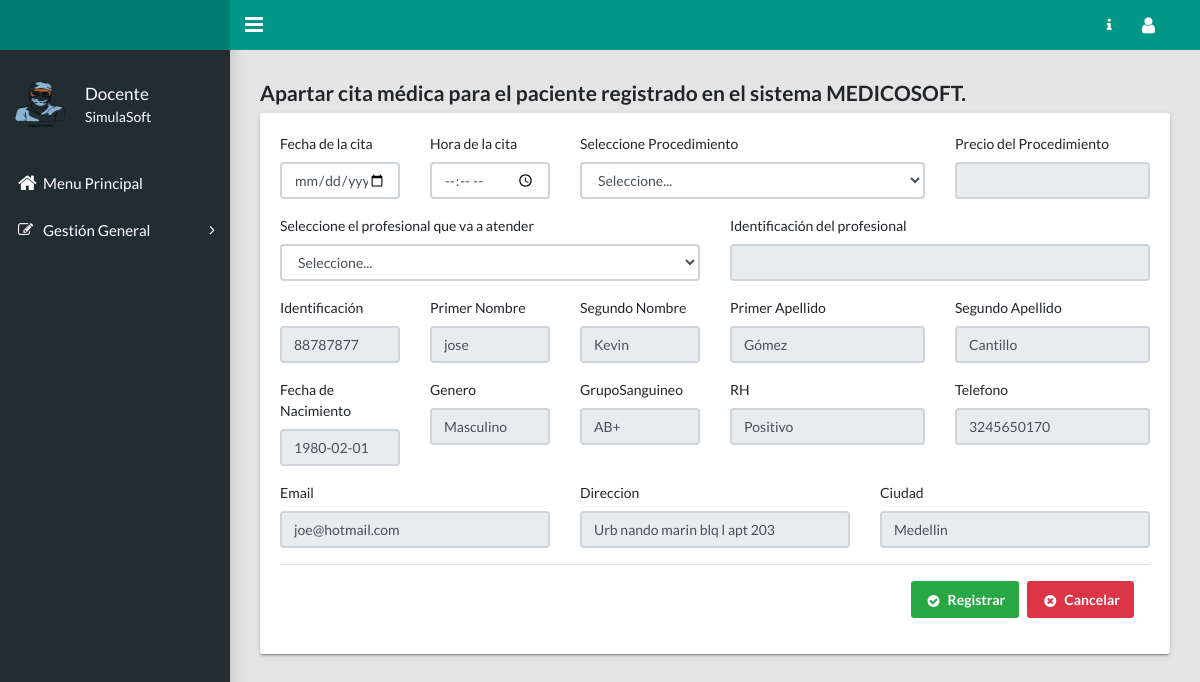
The page /crear-agenda.php?Identificacion=88787877 on the database its author committed.
### tables this page shows
CREATE TABLE `paciente` (
  `Identificacion` varchar(12) NOT NULL,
  `PrimerNombre` varchar(30) DEFAULT NULL,
  `SegundoNombre` varchar(30) DEFAULT NULL,
  `PrimerApellido` varchar(30) DEFAULT NULL,
  `SegundoApellido` varchar(30) DEFAULT NULL,
  `FechaNacimiento` date DEFAULT NULL,
  `Genero` enum('Masculino','Femenino') DEFAULT NULL,
  `Telefono` varchar(10) DEFAULT NULL,
  `Email` varchar(50) DEFAULT NULL,
  `Direccion` varchar(100) DEFAULT NULL,
  `Ciudad` varchar(50) DEFAULT NULL,
  `Eps` varchar(50) DEFAULT NULL,
  `Pais` varchar(50) DEFAULT NULL,
  `GrupoSanguineo` enum('A+','A-','B+','B-','AB+','AB-','O+','O-') DEFAULT NULL,
  `RH` enum('Positivo','Negativo') DEFAULT NULL,
  `FechaRegistro` timestamp NOT NULL DEFAULT current_timestamp() ON UPDATE current_timestamp()
);

### crear-agenda.php (the view, shortened to what this page needs)
<?php
require "conexion.php";
$Usuario = $_SESSION['Usuario'];
$PrimerNombre = '';
$SegundoNombre = '';
$PrimerApellido = '';
$SegundoApellido = '';
$FechaNacimiento = '';
$Genero = '';
$Telefono = '';
$Email = '';
$Direccion = '';
$Ciudad = '';
$GrupoSanguineo = '';
$RH = '';
if (isset($_GET['Identificacion']))
{
  $Identificacion = $_GET['Identificacion'];
  $query = "SELECT * FROM paciente WHERE Identificacion='$Identificacion'";
  $result = mysqli_query($mysqli, $query);
  if (mysqli_num_rows($result) == 1)
  {
    $row = mysqli_fetch_array($result);
    $PrimerNombre = $row['PrimerNombre'];
    $SegundoNombre = $row['SegundoNombre'];
    $PrimerApellido = $row['PrimerApellido'];
    $SegundoApellido = $row['SegundoApellido'];
    $FechaNacimiento = $row['FechaNacimiento'];
    $Genero = $row['Genero'];
    $Telefono = $row['Telefono'];
    $Email = $row['Email'];
    $Direccion = $row['Direccion'];
    $Ciudad = $row['Ciudad'];
    $GrupoSanguineo = $row['GrupoSanguineo'];
    $RH = $row['RH'];
}
}
?>
<!DOCTYPE html>
<html lang="en">
<head>
    <link rel="stylesheet" type="text/css" href="css/main.css">
    <link rel="stylesheet" type="text/css"
    href="https://maxcdn.bootstrapcdn.com/font-awesome/4.7.0/css/font-awesome.min.css">
    <link rel="stylesheet" type="text/css" href="assets/datatables/datatables.min.css" />
    <link rel="stylesheet" type="text/css"
    href="assets/datatables/DataTables-1.10.18/css/dataTables.bootstrap4.min.css">
</head>
<body class="app sidebar-mini">
    <header class="app-header"><a class="app-header__logo" href=""></a>
        <a class="app-sidebar__toggle" href="#" data-toggle="sidebar"
        aria-label="Hide Sidebar"></a>
        <ul class="app-nav">
            <li class="dropdown"><a class="app-nav__item" href="#" data-toggle="dropdown"
                aria-label="Open Profile Menu"><i class="fa fa fa-info"></i></a>
            </li>
            <li class="dropdown"><a class="app-nav__item" href="#" data-toggle="dropdown"
                aria-label="Open Profile Menu"><i class="fa fa-user fa-lg"></i></a>
            </li>
        </ul>
    </header>
        <?php if ($Usuario != "Administrador") { ?>
            <aside class="app-sidebar">
                <div class="app-sidebar__user"><img class="app-sidebar__user-avatar"
                    src="images/logo.png" width="60" height="50" alt="User Image">
                    <div>
                        <p class="app-sidebar__user-name">Docente</p>
                        <p class="app-sidebar__user-designation">SimulaSoft</p>
                    </div>
                </div>
                <ul class="app-menu">
                    <li><a class="app-menu__item" href="principal.php"><i class="app-menu__icon fa fa-home fa-lg"></i><span
                        class="app-menu__label">Menu Principal</span></a></li>
                        <li class="treeview"><a class="app-menu__item" href="#" data-toggle="treeview"><i
                            class="app-menu__icon fa fa-edit"></i><span class="app-menu__label">Gestión General</span><i class="treeview-indicator fa fa-angle-right"></i></a>
                        </li>
                    </ul>
                </aside>
            <?php } ?>
            <main class="app-content">
                <div>
                    <h4>Apartar cita médica para el paciente registrado en el sistema MEDICOSOFT.</h4>
                </div>
                <div class="row">
                    <div class="col-md-12">
                        <div class="tile">
                            <div class="row">
                                <div class="col-lg-12">
                                    <form id="employeeForm" action="insertacita.php" method="POST">
                                        <div class="row">
                                          <div class="col-lg-2">
                                            <div class="form-group">
                                              <label class="control-label">Fecha de la cita</label>
                                              <input class="form-control" type="date" name="FechaCita"
                                              placeholder="*Ingrese Fecha de la cita" required="required">
                                          </div>
                                      </div>
                                      <div class="col-lg-2">
                                        <div class="form-group">
                                            <label class="control-label">Hora de la cita</label>
                                            <input class="form-control" type="time" name="HoraCita"
                                            placeholder="*Seleccione la hora de la cita" required="required">
                                        </div>
                                    </div>
                                    <div class="col-lg-5">
                                        <div class="form-group">
                                            <label class="control-label">Seleccione Procedimiento</label>
                                            <select id="procedimiento" class="form-control" name="NombreProcedimiento" onchange="actualizarPrecio()">
                                                <option value="">Seleccione...</option>
                                            </select>
                                        </div>
                                    </div>
                                    <div class="col-lg-3">
                                        <div class="form-group">
                                            <label class="control-label">Precio del Procedimiento</label>
                                            <input id="precioProcedimiento" class="form-control" type="text" name="PrecioProcedimiento" readonly>
                                        </div>
                                    </div>
                                    <div class="col-lg-6">
                                        <div class="form-group">
                                            <label class="control-label">Seleccione el profesional que va a atender</label>
                                            <select id="usuario" class="form-control" name="NombreProfesional" onchange="actualizarIdentificacion()">
                                                <option value="">Seleccione...</option>
                                            </select>
                                        </div>
                                    </div>
                                    <div class="col-lg-6">
                                        <div class="form-group">
                                            <label class="control-label">Identificación del profesional</label>
                                            <input id="identificacionUsuario" class="form-control" type="text" name="IdentificacionProfesional" readonly>
                                        </div>
                                    </div>
                                    <div class="col-lg-2">
                                        <div class="form-group">
                                          <label class="control-label">Identificación</label>
                                          <input type="text" class="form-control" name="Identificacion"
                                          value="<?php echo $Identificacion; ?>" readonly minlength="6" maxlength="11"
                                          pattern="[0-9]{1,12}" title="Solamente se admiten números"
                                          required="required">
                                      </div>
                                  </div>
                                  <div class="col-lg-2">
                                    <div class="form-group">
                                      <label class="control-label">Primer Nombre</label>
                                      <input type="text" class="form-control" name="PrimerNombre"
                                      value="<?php echo $PrimerNombre; ?>" readonly minlength="2" maxlength="30"
                                      required="required">
                                  </div>
                              </div>
                              <div class="col-lg-2">
                                <div class="form-group">
                                  <label class="control-label">Segundo Nombre</label>
                                  <input type="text" class="form-control" name="SegundoNombre"
                                  required="required" minlength="3" maxlength="35" title="Campo de solo lectura" value="<?php echo $SegundoNombre; ?> "readonly>
                              </div>
                          </div>
                          <div class="col-lg-3">
                            <div class="form-group">
                              <label class="control-label">Primer Apellido</label>
                              <input type="text" class="form-control" name="PrimerApellido"
                              required="required" minlength="3" maxlength="35" title="Campo de solo lectura" value="<?php echo $PrimerApellido; ?> "readonly>
                          </div>
                      </div>
                      <div class="col-lg-3">
                        <div class="form-group">
                          <label class="control-label">Segundo Apellido</label>
                          <input type="text" class="form-control" name="SegundoApellido"
                          required="required" minlength="3" maxlength="150" title="Campo de solo lectura" value="<?php echo $SegundoApellido; ?> "readonly>
                      </div>
                  </div>
              </div>
              <div class="row">
                  <div class="col-lg-2">
                    <div class="form-group">
                      <label class="control-label">Fecha de Nacimiento</label>
                      <input type="text" class="form-control" name="FechaNacimiento"
                      required="required" minlength="3" maxlength="150" title="Campo de solo lectura" value="<?php echo $FechaNacimiento; ?> "readonly>
                  </div>
              </div>
              <div class="col-lg-2">
                <div class="form-group">
                  <label class="control-label">Genero</label>
                  <input type="text" class="form-control" name="Genero"
                  required="required" minlength="2" maxlength="35" title="Campo de solo lectura" value="<?php echo $Genero; ?> "readonly>
              </div>
          </div>
          <div class="col-lg-2">
            <div class="form-group">
              <label class="control-label">GrupoSanguineo</label>
              <input type="text" class="form-control" name="GrupoSanguineo"
              minlength="3" maxlength="35" title="Campo de solo lectura" value="<?php echo $GrupoSanguineo; ?> "readonly>
          </div>
      </div>
      <div class="col-lg-3">
        <div class="form-group">
          <label class="control-label">RH</label>
          <input type="text" class="form-control" name="RH"
          minlength="3" maxlength="250" title="Campo de solo lectura" value="<?php echo $RH; ?> "readonly>
      </div>
  </div>
  <div class="col-lg-3">
    <div class="form-group">
      <label class="control-label">Telefono</label>
      <input type="text" class="form-control" name="Telefono"
      required="required" minlength="3" maxlength="35" title="Campo de solo lectura" value="<?php echo $Telefono; ?> "readonly>
  </div>
</div>
<div class="col-lg-4">
    <div class="form-group">
      <label class="control-label">Email</label>
      <input type="text" class="form-control" name="Email"
      minlength="3" maxlength="35" title="Campo de solo lectura" value="<?php echo $Email; ?> "readonly>
  </div>
</div>
<div class="col-lg-4">
    <div class="form-group">
      <label class="control-label">Direccion</label>
      <input type="text" class="form-control" name="Direccion"
      minlength="3" maxlength="250" title="Campo de solo lectura" value="<?php echo $Direccion; ?> "readonly>
  </div>
</div>
<div class="col-lg-4">
    <div class="form-group">
      <label class="control-label">Ciudad</label>
      <input type="text" class="form-control" name="Ciudad"
      minlength="3" maxlength="250" title="Campo de solo lectura" value="<?php echo $Ciudad; ?> "readonly>
  </div>
</div>
</div>
<div class="modal-footer">
  <button type="submit" name="insertacita" class="btn btn-success"><i
    class="fa fa-fw fa-lg fa-check-circle"></i>Registrar</button>
    <button type="button" id="btnLimpiar" class="btn btn-danger"><i
      class="fa fa-fw fa-lg fa-times-circle"></i>Cancelar</button>
  </div>
</form>
</div>
</div>
</div>
</div>
</div>
</main>
</body>
</html>

### rows shown on the page
paciente: PrimerNombre "jose", SegundoNombre "Kevin", PrimerApellido "Gómez", SegundoApellido "Cantillo", FechaNacimiento "1980-02-01", Genero "Masculino", GrupoSanguineo "AB+", RH "Positivo", Telefono "3245650170", Email "joe@hotmail.com", Direccion "Urb nando marin blq l apt 203", Ciudad "Medellin"
